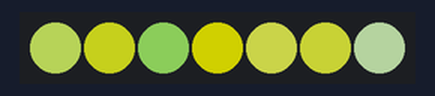
A sketch run on a simulated Arduino Uno, built with avr-gcc and run on an emulated ATmega328P. Parts: 7 RGB LEDs in strip order, left to right. Dim RGB values are drawn brighter than linear; random numbers use the default seed unless the sketch sets one.

Above: at 1.45 s.
At 5.95 s:
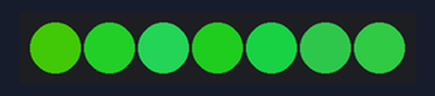
At 10.76 s:
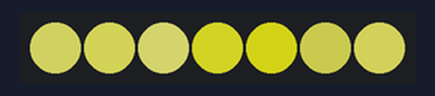
At 20.37 s:
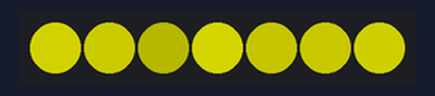
At 29.97 s:
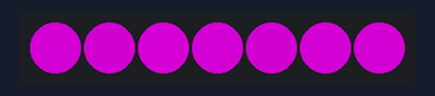
At 39.58 s:
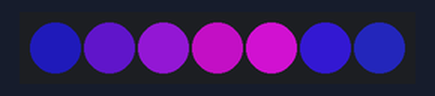
Timing chart, 0 to 40.0 s (numbered marks = the images above):
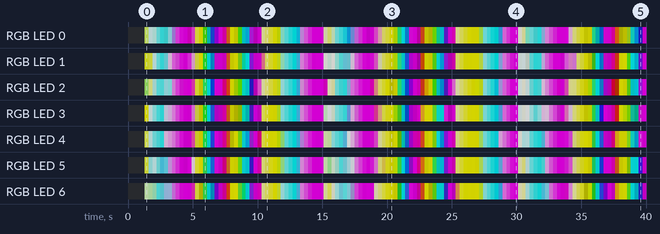

The sketch:

confetti.ino
```cpp
/* aanimations
 *
 * By: Can't recall where I found this. Maybe Stefan Petrick.
 *
 * Modified by: Andrew Tuline
 *
 * Date: January, 2017
 *
 * This sketch demonstrates how to blend between two animations running at the same time.
 *
 */

#include "FastLED.h"                                          // FastLED library.

#if FASTLED_VERSION < 3001000
#error "Requires FastLED 3.1 or later; check github for latest code."
#endif

#define LED_DT 3                                             // Data pin to connect to the strip.
#define LED_CK 11                                             // Clock pin for WS2801 or APA102.
#define COLOR_ORDER GRB                                       // It's GRB for WS2812 and BGR for APA102.
#define LED_TYPE WS2812B                                       // Using APA102, WS2812, WS2801. Don't forget to change LEDS.addLeds.
#define NUM_LEDS 7                                           // Number of LED's.

// Global variables can be changed on the fly.
uint8_t max_bright = 128;                                     // Overall brightness definition. It can be changed on the fly.

struct CRGB leds[NUM_LEDS];                                   // Initialize our LED array.
unsigned long previousMillis;                                 // Store last time the strip was updated.


// Define variables used by the sequences.
uint8_t  thisfade = 8;                                        // How quickly does it fade? Lower = slower fade rate.
int       thishue = 50;                                       // Starting hue.
uint8_t   thisinc = 1;                                        // Incremental value for rotating hues
uint8_t   thissat = 100;                                      // The saturation, where 255 = brilliant colours.
uint8_t   thisbri = 255;                                      // Brightness of a sequence. Remember, max_bright is the overall limiter.
int       huediff = 256;                                      // Range of random #'s to use for hue
uint8_t thisdelay = 5;                                        // We don't need much delay (if any)


void setup() {
  delay(1000);                                                // Power-up safety delay or something like that.
  Serial.begin(115200);

  LEDS.addLeds<LED_TYPE, LED_DT, COLOR_ORDER>(leds, NUM_LEDS);    // Use this for WS2812B
  //LEDS.addLeds<LED_TYPE, LED_DT, LED_CK, COLOR_ORDER>(leds, NUM_LEDS);  // Use this for WS2801 or APA102

  FastLED.setBrightness(max_bright);
  set_max_power_in_volts_and_milliamps(5, 500);               // FastLED power management set at 5V, 500mA.
} // setup()


void loop () {
  ChangeMe();                                                 // Check the demo loop for changes to the variables.

  EVERY_N_MILLISECONDS(thisdelay) {                           // FastLED based non-blocking delay to update/display the sequence.
    confetti();
  }
  FastLED.show();
} // loop()


void confetti() {                                             // random colored speckles that blink in and fade smoothly
  fadeToBlackBy(leds, NUM_LEDS, thisfade);                    // Low values = slower fthanade.
  int pos = random16(NUM_LEDS);                               // Pick an LED at random.
  leds[pos] += CHSV((thishue + random16(huediff))/4 , thissat, thisbri);  // I use 12 bits for hue so that the hue increment isn't too quick.
  thishue = thishue + thisinc;                                // It increments here.
} // confetti()


void ChangeMe() {                                             // A time (rather  loop) based demo sequencer. This gives us full control over the length of each sequence.
  uint8_t secondHand = (millis() / 1000) % 15;                // IMPORTANT!!! Change '15' to a different value to change duration of the loop.
  static uint8_t lastSecond = 99;                             // Static variable, means it's only defined once. This is our 'debounce' variable.
  if (lastSecond != secondHand) {                             // Debounce to make sure we're not repeating an assignment.
    lastSecond = secondHand;
    switch(secondHand) {
      case  0: thisinc=1; thishue=192; thissat=255; thisfade=2; huediff=256; break;  // You can change values here, one at a time , or altogether.
      case  5: thisinc=2; thishue=128; thisfade=8; huediff=64; break;
      case 10: thisinc=1; thishue=random16(255); thisfade=1; huediff=16; break;      // Only gets called once, and not continuously for the next several seconds. Therefore, no rainbows.
      case 15: break;                                                                // Here's the matching 15 for the other one.
    }
  }
} // ChangeMe()
```

Measured:
- by itself, RGB LED 6: off → RGB(108, 126, 95) at 1.3 s, → RGB(96, 120, 90) 0.30 s later, → RGB(81, 116, 95) 0.30 s later, → RGB(45, 124, 124) 0.30 s later, … (129 changes in this stretch)
- by itself, RGB LED 2: off → RGB(76, 112, 49) at 1.3 s, → RGB(126, 128, 75) 0.30 s later, → RGB(93, 118, 115) 0.30 s later, → RGB(52, 126, 126) 0.30 s later, … (127 changes in this stretch)
